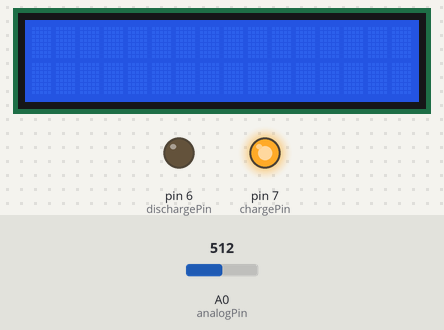
Simulated run of this sketch. Board: Arduino Uno, built with avr-gcc and run on an emulated ATmega328P. On the bench: 16×2 character LCD, output pins drawn as LEDs (lit = HIGH). The inputs (shaded band) are chosen by the test bench; at power-on: A0 (analogPin) = 512.

Above: at 1.2 s.
1.3 s: A0 (analogPin) set to 634
2.8 s: A0 (analogPin) set to 665
At 3.6 s:
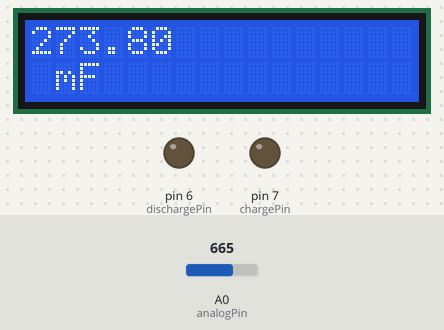
4.3 s: A0 (analogPin) set to 0
At 4.7 s:
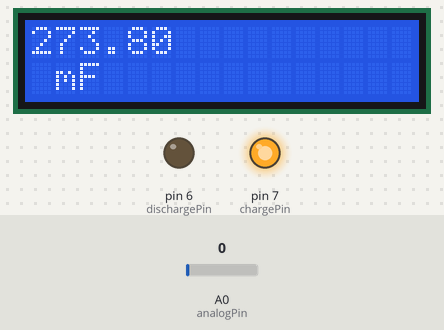
Timing chart, 0 to 7.3 s (numbered marks = the images above; inputs shaded):
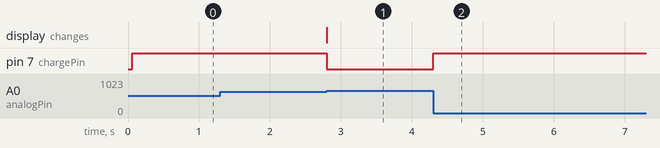

The sketch:

sketch_lr23.ino
```cpp
/*  RCTiming_capacitance_meter

 *   Paul Badger 2008

 *  Demonstrates use of RC time constants to measure the value of a capacitor

 *

 * Theory   A capacitor will charge, through a resistor, in one time constant, defined as T seconds where

 *    TC = R * C

 *

 *    TC = time constant period in seconds

 *    R = resistance in ohms

 *    C = capacitance in farads (1 microfarad (ufd) = .000001 farad = 10^-6 farads )

 *

 *    The capacitor's voltage at one time constant is defined as 63.2% of the charging voltage.

 *

 *  Hardware setup:

 *  Test Capacitor between common point and ground (positive side of an electrolytic capacitor  to common)

 *  Test Resistor between chargePin and common point

 *  220 ohm resistor between dischargePin and common point

 *  Wire between common point and analogPin (A/D input)

 */
#include <LiquidCrystal.h>
#define analogPin      0          // analog pin for measuring capacitor voltage
#define chargePin      7        // pin to charge the capacitor - connected to one end of the charging resistor
#define dischargePin   6         // pin to discharge the capacitor
#define resistorValue  10000.0F   // change this to whatever resistor value you are using

                                  // F formatter tells compiler it's a floating point value

unsigned long startTime;
unsigned long elapsedTime;
float microFarads;                // floating point variable to preserve precision, make calculations
float nanoFarads;

LiquidCrystal lcd(13, 12, 11, 10, 9, 8); // (RS, E, DB4, DB5, DB6, DB7)
void setup(){

  pinMode(chargePin, OUTPUT);     // set chargePin to output

  digitalWrite(chargePin, LOW);

  lcd.begin(16, 2);
}

void loop(){

  digitalWrite(chargePin, HIGH);  // set chargePin HIGH and capacitor charging

  startTime = millis();

  while(analogRead(analogPin) < 648){       // 647 is 63.2% of 1023, which corresponds to full-scale voltage

  }

  elapsedTime= millis() - startTime;

 // convert milliseconds to seconds ( 10^-3 ) and Farads to microFarads ( 10^6 ),  net 10^3 (1000)

  microFarads = ((float)elapsedTime / resistorValue) * 1000;

  if (microFarads > 1){

    lcd.print(String(microFarads));
    lcd.setCursor(0, (String(microFarads).length() % 16));

    lcd.print(" mF");         // print units and carriage return

  }

  else

  {

    // if value is smaller than one microFarad, convert to nanoFarads (10^-9 Farad).

    // This is  a workaround because Serial.print will not print floats

    nanoFarads = microFarads * 1000.0;      // multiply by 1000 to convert to nanoFarads (10^-9 Farads)

    lcd.print(String(nanoFarads));         // print the value to serial port
    lcd.setCursor(0, (String(nanoFarads).length() % 16));

    lcd.print(" nF");          // print units and carriage return

  }

  /* dicharge the capacitor  */

  digitalWrite(chargePin, LOW);             // set charge pin to  LOW

  pinMode(dischargePin, OUTPUT);            // set discharge pin to output

  digitalWrite(dischargePin, LOW);          // set discharge pin LOW

  while(analogRead(analogPin) > 0){         // wait until capacitor is completely discharged

  }

  pinMode(dischargePin, INPUT);            // set discharge pin back to input
}
```

Measured:
- the behaviour switches between 647 and 648 on A0 (analogPin) (found by bisection; images 0 and 1)
- after the input at 1.3 s, every drawn part: stays the same
- after the input at 2.8 s, pin 7 (chargePin): HIGH → LOW at once; the display: changes at once (image 1)
- after the input at 4.3 s, pin 7 (chargePin): LOW → HIGH at once
